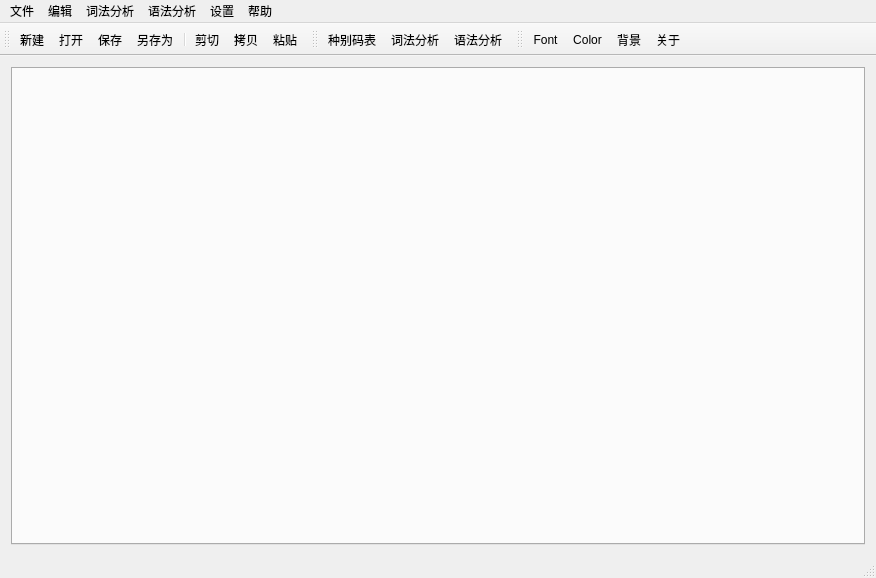
<?xml version="1.0" encoding="UTF-8"?>
<ui version="4.0">
 <class>MainWindow</class>
 <widget class="QMainWindow" name="MainWindow">
  <property name="geometry">
   <rect>
    <x>0</x>
    <y>0</y>
    <width>876</width>
    <height>578</height>
   </rect>
  </property>
  <property name="windowTitle">
   <string>MainWindow</string>
  </property>
  <property name="styleSheet">
   <string notr="true"/>
  </property>
  <widget class="QWidget" name="centralWidget">
   <layout class="QGridLayout" name="gridLayout_2">
    <item row="0" column="0">
     <widget class="QTabWidget" name="tabWidget">
      <property name="styleSheet">
       <string notr="true"/>
      </property>
      <property name="tabPosition">
       <enum>QTabWidget::North</enum>
      </property>
      <property name="tabShape">
       <enum>QTabWidget::Triangular</enum>
      </property>
      <property name="currentIndex">
       <number>-1</number>
      </property>
      <property name="elideMode">
       <enum>Qt::ElideNone</enum>
      </property>
      <property name="tabsClosable">
       <bool>true</bool>
      </property>
      <property name="movable">
       <bool>true</bool>
      </property>
     </widget>
    </item>
   </layout>
  </widget>
  <widget class="QMenuBar" name="menuBar">
   <property name="geometry">
    <rect>
     <x>0</x>
     <y>0</y>
     <width>876</width>
     <height>26</height>
    </rect>
   </property>
   <widget class="QMenu" name="menuafd">
    <property name="title">
     <string>文件</string>
    </property>
    <addaction name="actionnew"/>
    <addaction name="actionopen"/>
    <addaction name="actionClose"/>
    <addaction name="separator"/>
    <addaction name="actionSave"/>
    <addaction name="actionSave_As"/>
    <addaction name="separator"/>
   </widget>
   <widget class="QMenu" name="menuSet">
    <property name="title">
     <string>设置</string>
    </property>
    <widget class="QMenu" name="menuFont">
     <property name="title">
      <string>字体</string>
     </property>
     <addaction name="separator"/>
     <addaction name="actionFont"/>
     <addaction name="actionColot"/>
    </widget>
    <addaction name="menuFont"/>
    <addaction name="actionBackground"/>
    <addaction name="actionReset"/>
   </widget>
   <widget class="QMenu" name="menu12">
    <property name="title">
     <string>词法分析</string>
    </property>
    <addaction name="actionTable"/>
    <addaction name="actionLexer"/>
   </widget>
   <widget class="QMenu" name="menu23">
    <property name="title">
     <string>语法分析</string>
    </property>
    <addaction name="actionParse"/>
   </widget>
   <widget class="QMenu" name="menu">
    <property name="title">
     <string>编辑</string>
    </property>
    <addaction name="actionCut"/>
    <addaction name="actionCopy"/>
    <addaction name="actionPaste"/>
   </widget>
   <widget class="QMenu" name="menu_2">
    <property name="title">
     <string>帮助</string>
    </property>
    <addaction name="actionAbout"/>
   </widget>
   <addaction name="menuafd"/>
   <addaction name="menu"/>
   <addaction name="menu12"/>
   <addaction name="menu23"/>
   <addaction name="menuSet"/>
   <addaction name="menu_2"/>
  </widget>
  <widget class="QToolBar" name="toolBar">
   <property name="windowTitle">
    <string>toolBar</string>
   </property>
   <attribute name="toolBarArea">
    <enum>TopToolBarArea</enum>
   </attribute>
   <attribute name="toolBarBreak">
    <bool>false</bool>
   </attribute>
   <addaction name="actionnew"/>
   <addaction name="actionopen"/>
   <addaction name="actionSave"/>
   <addaction name="actionSave_As"/>
   <addaction name="separator"/>
   <addaction name="actionCut"/>
   <addaction name="actionCopy"/>
   <addaction name="actionPaste"/>
  </widget>
  <widget class="QToolBar" name="toolBar_2">
   <property name="windowTitle">
    <string>toolBar_2</string>
   </property>
   <attribute name="toolBarArea">
    <enum>TopToolBarArea</enum>
   </attribute>
   <attribute name="toolBarBreak">
    <bool>false</bool>
   </attribute>
   <addaction name="actionTable"/>
   <addaction name="actionLexer"/>
   <addaction name="actionParse"/>
  </widget>
  <widget class="QToolBar" name="toolBar_3">
   <property name="windowTitle">
    <string>toolBar_3</string>
   </property>
   <attribute name="toolBarArea">
    <enum>TopToolBarArea</enum>
   </attribute>
   <attribute name="toolBarBreak">
    <bool>false</bool>
   </attribute>
   <addaction name="actionFont"/>
   <addaction name="actionColot"/>
   <addaction name="actionBackground"/>
   <addaction name="actionAbout"/>
  </widget>
  <widget class="QStatusBar" name="statusBar"/>
  <action name="actionnew">
   <property name="icon">
    <iconset resource="picture.qrc">
     <normaloff>:/image/new.png</normaloff>:/image/new.png</iconset>
   </property>
   <property name="text">
    <string>新建</string>
   </property>
   <property name="shortcut">
    <string>Ctrl+N</string>
   </property>
  </action>
  <action name="actionopen">
   <property name="icon">
    <iconset resource="picture.qrc">
     <normaloff>:/image/open.png</normaloff>:/image/open.png</iconset>
   </property>
   <property name="text">
    <string>打开</string>
   </property>
   <property name="shortcut">
    <string>Ctrl+O</string>
   </property>
  </action>
  <action name="actionSave">
   <property name="icon">
    <iconset resource="picture.qrc">
     <normaloff>:/image/save.png</normaloff>:/image/save.png</iconset>
   </property>
   <property name="text">
    <string>保存</string>
   </property>
   <property name="shortcut">
    <string>Ctrl+S</string>
   </property>
  </action>
  <action name="actionClose">
   <property name="icon">
    <iconset resource="picture.qrc">
     <normaloff>:/image/delete.png</normaloff>:/image/delete.png</iconset>
   </property>
   <property name="text">
    <string>关闭</string>
   </property>
   <property name="shortcut">
    <string>Ctrl+W</string>
   </property>
  </action>
  <action name="actionSave_As">
   <property name="icon">
    <iconset resource="picture.qrc">
     <normaloff>:/image/save_as.png</normaloff>:/image/save_as.png</iconset>
   </property>
   <property name="text">
    <string>另存为...</string>
   </property>
   <property name="shortcut">
    <string>Ctrl+Shift+S</string>
   </property>
  </action>
  <action name="actionBackground">
   <property name="icon">
    <iconset resource="picture.qrc">
     <normaloff>:/image/background.png</normaloff>:/image/background.png</iconset>
   </property>
   <property name="text">
    <string>背景</string>
   </property>
  </action>
  <action name="actionFont">
   <property name="icon">
    <iconset resource="picture.qrc">
     <normaloff>:/image/font.png</normaloff>:/image/font.png</iconset>
   </property>
   <property name="text">
    <string>Font</string>
   </property>
   <property name="toolTip">
    <string>字体</string>
   </property>
  </action>
  <action name="actionColot">
   <property name="icon">
    <iconset resource="picture.qrc">
     <normaloff>:/image/color.png</normaloff>:/image/color.png</iconset>
   </property>
   <property name="text">
    <string>Color</string>
   </property>
  </action>
  <action name="actionCut">
   <property name="icon">
    <iconset resource="picture.qrc">
     <normaloff>:/image/cut.png</normaloff>:/image/cut.png</iconset>
   </property>
   <property name="text">
    <string>剪切</string>
   </property>
   <property name="toolTip">
    <string>剪切</string>
   </property>
   <property name="shortcut">
    <string>Ctrl+X</string>
   </property>
  </action>
  <action name="actionCopy">
   <property name="icon">
    <iconset resource="picture.qrc">
     <normaloff>:/image/copy.png</normaloff>:/image/copy.png</iconset>
   </property>
   <property name="text">
    <string>拷贝</string>
   </property>
   <property name="shortcut">
    <string>Ctrl+C</string>
   </property>
  </action>
  <action name="actionPaste">
   <property name="icon">
    <iconset resource="picture.qrc">
     <normaloff>:/image/paste.png</normaloff>:/image/paste.png</iconset>
   </property>
   <property name="text">
    <string>粘贴</string>
   </property>
   <property name="shortcut">
    <string>Ctrl+V</string>
   </property>
  </action>
  <action name="actionTable">
   <property name="icon">
    <iconset resource="picture.qrc">
     <normaloff>:/image/table.png</normaloff>:/image/table.png</iconset>
   </property>
   <property name="text">
    <string>种别码表</string>
   </property>
   <property name="shortcut">
    <string>Ctrl+Q</string>
   </property>
  </action>
  <action name="actionLexer">
   <property name="icon">
    <iconset resource="picture.qrc">
     <normaloff>:/image/Lexer.png</normaloff>:/image/Lexer.png</iconset>
   </property>
   <property name="text">
    <string>词法分析</string>
   </property>
   <property name="shortcut">
    <string>Ctrl+R</string>
   </property>
  </action>
  <action name="actionParse">
   <property name="icon">
    <iconset resource="picture.qrc">
     <normaloff>:/image/parse.png</normaloff>:/image/parse.png</iconset>
   </property>
   <property name="text">
    <string>语法分析</string>
   </property>
   <property name="shortcut">
    <string>Ctrl+T</string>
   </property>
  </action>
  <action name="actionAbout">
   <property name="icon">
    <iconset resource="picture.qrc">
     <normaloff>:/image/about.png</normaloff>:/image/about.png</iconset>
   </property>
   <property name="text">
    <string>关于</string>
   </property>
  </action>
  <action name="actionReset">
   <property name="icon">
    <iconset resource="picture.qrc">
     <normaloff>:/image/reset.png</normaloff>:/image/reset.png</iconset>
   </property>
   <property name="text">
    <string>恢复默认设置</string>
   </property>
  </action>
 </widget>
 <layoutdefault spacing="6" margin="11"/>
 <resources>
  <include location="picture.qrc"/>
 </resources>
 <connections/>
</ui>
